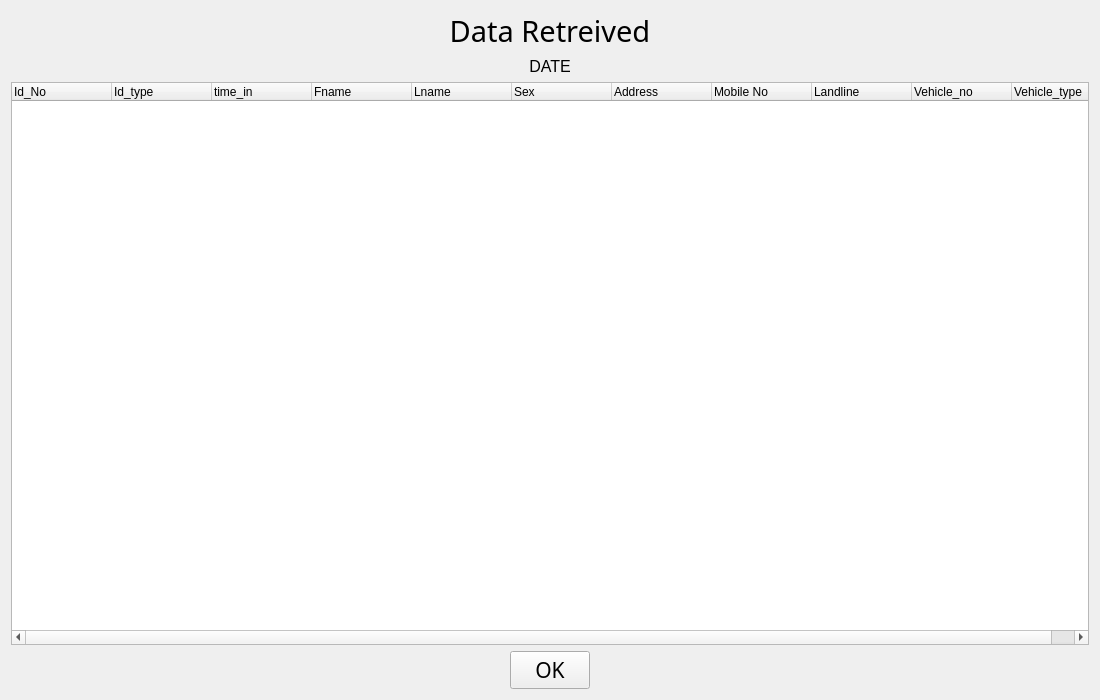
<?xml version="1.0" encoding="UTF-8"?>
<ui version="4.0">
 <class>Form</class>
 <widget class="QWidget" name="Form">
  <property name="geometry">
   <rect>
    <x>0</x>
    <y>0</y>
    <width>1100</width>
    <height>700</height>
   </rect>
  </property>
  <property name="windowTitle">
   <string>Form</string>
  </property>
  <layout class="QHBoxLayout" name="horizontalLayout">
   <item>
    <layout class="QVBoxLayout" name="verticalLayout">
     <item>
      <widget class="QLabel" name="label">
       <property name="font">
        <font>
         <family>NEOTERIQUE</family>
         <pointsize>22</pointsize>
        </font>
       </property>
       <property name="text">
        <string>Data Retreived</string>
       </property>
       <property name="alignment">
        <set>Qt::AlignCenter</set>
       </property>
      </widget>
     </item>
     <item>
      <widget class="QLabel" name="label_2">
       <property name="font">
        <font>
         <pointsize>12</pointsize>
        </font>
       </property>
       <property name="text">
        <string>DATE</string>
       </property>
       <property name="alignment">
        <set>Qt::AlignCenter</set>
       </property>
      </widget>
     </item>
     <item>
      <widget class="QTreeWidget" name="treeWidget">
       <column>
        <property name="text">
         <string>Id_No</string>
        </property>
       </column>
       <column>
        <property name="text">
         <string>Id_type</string>
        </property>
       </column>
       <column>
        <property name="text">
         <string>time_in</string>
        </property>
       </column>
       <column>
        <property name="text">
         <string>Fname</string>
        </property>
       </column>
       <column>
        <property name="text">
         <string>Lname</string>
        </property>
       </column>
       <column>
        <property name="text">
         <string>Sex</string>
        </property>
       </column>
       <column>
        <property name="text">
         <string>Address</string>
        </property>
       </column>
       <column>
        <property name="text">
         <string>Mobile No</string>
        </property>
       </column>
       <column>
        <property name="text">
         <string>Landline</string>
        </property>
       </column>
       <column>
        <property name="text">
         <string>Vehicle_no</string>
        </property>
       </column>
       <column>
        <property name="text">
         <string>Vehicle_type</string>
        </property>
       </column>
      </widget>
     </item>
     <item>
      <layout class="QHBoxLayout" name="horizontalLayout_3">
       <property name="bottomMargin">
        <number>0</number>
       </property>
       <item>
        <spacer name="horizontalSpacer_2">
         <property name="orientation">
          <enum>Qt::Horizontal</enum>
         </property>
         <property name="sizeHint" stdset="0">
          <size>
           <width>40</width>
           <height>20</height>
          </size>
         </property>
        </spacer>
       </item>
       <item>
        <widget class="QPushButton" name="pushButton">
         <property name="font">
          <font>
           <family>ZOMBIFIED</family>
           <pointsize>16</pointsize>
          </font>
         </property>
         <property name="styleSheet">
          <string notr="true"/>
         </property>
         <property name="text">
          <string>OK</string>
         </property>
        </widget>
       </item>
       <item>
        <spacer name="horizontalSpacer">
         <property name="orientation">
          <enum>Qt::Horizontal</enum>
         </property>
         <property name="sizeHint" stdset="0">
          <size>
           <width>40</width>
           <height>20</height>
          </size>
         </property>
        </spacer>
       </item>
      </layout>
     </item>
    </layout>
   </item>
  </layout>
 </widget>
 <resources/>
 <connections/>
</ui>
